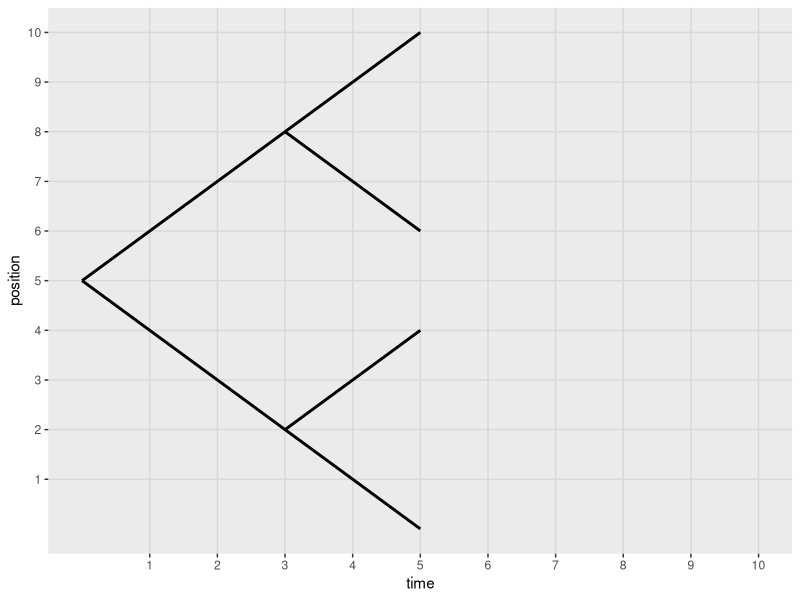

Source code (R): (Note: this script raises an error after producing the figure.)
# load packages needed to run this code
library(ggplot2)
library(dplyr)
library(tidyr)
library(cowplot)
library(gganimate)

# make a data frame for a tree
tree_df <- data.frame(time = c(0, 5, 0, 5, 3, 5, 3, 5),
                      position = c(5, 10, 5, 0, 8, 6, 2, 4),
                      branch = c('b1', 'b1', 'b2', 'b2', 'b3', 'b3', 'b4', 'b4'),
                      sequence = c("EPNGENRR…",
                                   "EPNGENRR…",
                                   "KPNGESDK…",
                                   "KPNGESDK…",
                                   "DPHGESFF…",
                                   "DPHGESFF…",
                                   "IPHGENRR…",
                                   "IPHGENRR…"))

# seq_df <- data.frame(time = 5,
#                      position = c(0, 4, 6, 10),
#                      sequence = c("EPNGENRR…",
#                                   "KPNGESDK…",
#                                   "DPHGESFF…",
#                                   "IPHGENRR…"))

# subs_df <- data.frame(time = c(1, 2.5, 2, 2.5, 4, 4.5),
#                       position = c(6, 7.5, 3, 2.5, 1, 9.5),
#                       type = c(1:6))

ancestor_seq <- "DPHGESFF…"

ggplot(tree_df, aes(x = time, y = position, group = branch)) + 
  geom_path(size = 1) +
  scale_y_continuous(limits = c(0,10), breaks = c(1:10)) +
  scale_x_continuous(limits = c(0,10), breaks = c(1:10)) +
  background_grid(major = "xy") 

ggplot(data = tree_df, mapping = aes(x = time, y = position)) + 
  geom_line(aes(group = branch), size = 1.5) + 
  #geom_segment(aes(xend = time, yend = position), linetype = 2, colour = 'grey') + 
  geom_point(size = 3) +
  geom_text(aes(label = sequence), 
            hjust = 0, 
            nudge_x = 0.2,
            size = 6,
            family = "Courier") + 
  geom_text(aes(x = 0, y = 5, label = ancestor_seq), 
            hjust = 1,
            nudge_x = -0.2,
            size = 6,
            family = "Courier") + 
  transition_reveal(branch, time) + 
  coord_cartesian(clip = 'off') + 
  theme(axis.line = element_blank(), # remove axes, axes labels, and background from the plot
        axis.text.x = element_blank(),
        axis.text.y = element_blank(),
        axis.ticks = element_blank(),
        axis.title.x = element_blank(),
        axis.title.y = element_blank(),
        legend.position = "none",
        plot.background = element_blank(),
        plot.margin = margin(5.5, 100, 5.5, 100))
